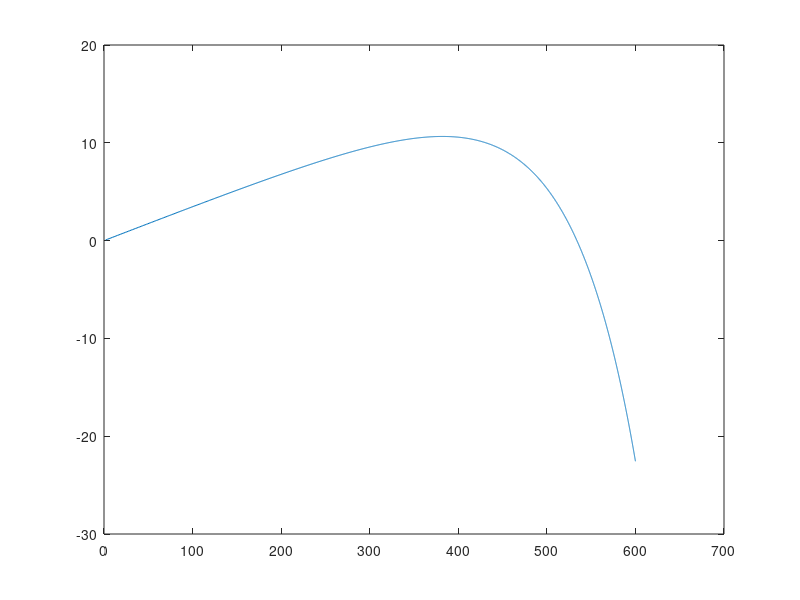

MATLAB code to generate this figure:
%% Input Parameters
V0=2800;
Cd=0.006;
distance=600;
theta=2*pi/180;
Vwind=10;
thetaWind=45*pi/180;

%% Initilize
dt=1/V0/0.5;
maxTimeStep=50000;
pi=3.14159265358;
g=32.1740;% ft/s2
Vx=V0*cos(theta);
Vy=V0*sin(theta);
Vz=0;
Wx=Vwind*cos(thetaWind);
Wz=Vwind*sin(thetaWind);
Wy=0;
Vxs=zeros(maxTimeStep,1);
Vys=zeros(maxTimeStep,1);
Vzs=zeros(maxTimeStep,1);
Position=zeros(maxTimeStep,3);
i=1;
x=0;
y=0;
z=0;
%% Eluer
while(x<distance)
    V=sqrt(Vx^2+Vy^2+Vz^2);
    Vx=Vx-Cd*V*(Vx+Wx)*dt; %eqn 8.106-8.108 from<<Ballistics Theory and Design of Guns and Ammunition>>
    Vy=Vy-(Cd*V*(Vy+Wy)+g)*dt;
    Vz=Vz-Cd*V*(Vz-Wz)*dt;
    x=x+Vx*dt;
    y=y+Vy*dt;
    z=z+Vz*dt;
    Vxs(i)=Vx;
    Vys(i)=Vy;
    Vzs(i)=Vz;
    Position(i,:)=[x y z];
    i=i+1;
end
Position(i:end,:)=[];
plot(Position(:,1),Position(:,2));
hold on;

% i=1;
% x=0;
% y=0;
% z=0;
% Vx=V0*cos(theta);
% Vy=V0*sin(theta);
% Vz=0;
% Wx=Vwind*cos(thetaWind);
% Wz=Vwind*sin(thetaWind);
% Wy=0;
% %% RK4
% while(x<distance)
%     V=sqrt(Vx^2+Vy^2+Vz^2);
%     % for Vx
%     k1=dt*-Cd*V*(Vx+Wx);
%     k2=dt*-Cd*V*(Vx+0.5*k1+Wx);
%     k3=dt*-Cd*V*(Vx+0.5*k2+Wx);
%     k4=dt*-Cd*V*(Vx+k3+Wx);
%     Vx=Vx+1/6*k1+1/3*k2+1/3*k3+1/6*k4;
%     % for Vy
%     k1=dt*(-Cd*V*(Vy+Wy)-g);
%     k2=dt*(-Cd*V*(Vy+0.5*k1+Wy)-g);
%     k3=dt*(-Cd*V*(Vy+0.5*k2+Wy)-g);
%     k4=dt*(-Cd*V*(Vy+k3+Wy)-g);
%     Vy=Vy+1/6*k1+1/3*k2+1/3*k3+1/6*k4;
%     % for Vz
%     k1=dt*-Cd*V*(Vz-Wz);
%     k2=dt*-Cd*V*(Vz+0.5*k1-Wz);
%     k3=dt*-Cd*V*(Vz+0.5*k2-Wz);
%     k4=dt*-Cd*V*(Vz+k3-Wz);
%     Vz=Vz+1/6*k1+1/3*k2+1/3*k3+1/6*k4;
%     x=x+Vx*dt;
%     y=y+Vy*dt;
%     z=z+Vz*dt;
%     Vxs(i)=Vx;
%     Vys(i)=Vy;
%     Vzs(i)=Vz;
%     Position(i,:)=[x y z];
%     i=i+1;
% end
% Position(i:end,:)=[];
% plot(Position(:,1),Position(:,2));
% % plot(PositionS(:,1),PositionS(:,2));
% 
% % legend('Eluer','RK4','Accurate');



